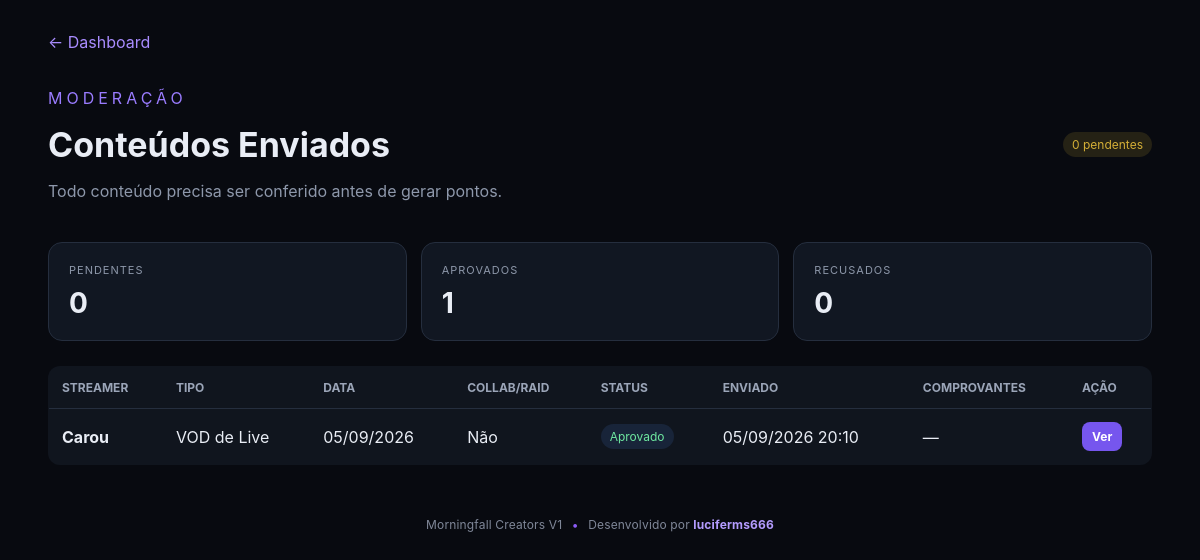
Page /admin/submissoes.php (signed in) on the committed database.
### tables this page shows
CREATE TABLE IF NOT EXISTS `content_submissions` (
  `id` bigint(20) UNSIGNED NOT NULL AUTO_INCREMENT,
  `streamer_id` int(10) UNSIGNED NOT NULL,
  `content_type` varchar(40) NOT NULL,
  `url` varchar(700) NOT NULL,
  `submission_date` date NOT NULL,
  `collab` tinyint(1) NOT NULL DEFAULT 0,
  `collab_streamer_id` int(10) UNSIGNED DEFAULT NULL,
  `status` enum('pending','approved','rejected') NOT NULL DEFAULT 'pending',
  `vod_id` bigint(20) UNSIGNED DEFAULT NULL,
  `duration_minutes` int(10) UNSIGNED DEFAULT NULL,
  `points_awarded` int(11) NOT NULL DEFAULT 0,
  `staff_notes` text DEFAULT NULL,
  `reviewed_by` int(10) UNSIGNED DEFAULT NULL,
  `reviewed_at` datetime DEFAULT NULL,
  `created_at` timestamp NULL DEFAULT current_timestamp(),
  `updated_at` timestamp NULL DEFAULT current_timestamp() ON UPDATE current_timestamp(),
  PRIMARY KEY (`id`),
  KEY `idx_submission_streamer_status` (`streamer_id`,`status`),
  KEY `idx_submission_date` (`streamer_id`,`submission_date`),
  KEY `collab_streamer_id` (`collab_streamer_id`),
  KEY `reviewed_by` (`reviewed_by`),
  KEY `vod_id` (`vod_id`)
);

CREATE TABLE IF NOT EXISTS `streamers` (
  `id` int(10) UNSIGNED NOT NULL AUTO_INCREMENT,
  `name` varchar(120) NOT NULL,
  `discord` varchar(120) DEFAULT NULL,
  `discord_id` varchar(32) DEFAULT NULL,
  `discord_avatar` varchar(700) DEFAULT NULL,
  `platform` varchar(50) DEFAULT NULL,
  `channel_url` varchar(500) DEFAULT NULL,
  `category` enum('novato','oficial','afiliado') NOT NULL DEFAULT 'novato',
  `access_code` varchar(100) NOT NULL,
  `points` int(11) NOT NULL DEFAULT 0,
  `active` tinyint(1) NOT NULL DEFAULT 1,
  `joined_at` date DEFAULT NULL,
  `notes` text DEFAULT NULL,
  `webhook_url` varchar(500) DEFAULT NULL,
  `created_at` timestamp NULL DEFAULT current_timestamp(),
  `updated_at` timestamp NULL DEFAULT current_timestamp() ON UPDATE current_timestamp(),
  PRIMARY KEY (`id`),
  UNIQUE KEY `access_code` (`access_code`),
  KEY `idx_category` (`category`),
  KEY `idx_active` (`active`)
);

### admin/submissoes.php (the view)
<?php
require_once '../config/auth.php'; require_once '../config/database.php'; require_once '../config/content_points.php';
$rows=$pdo->query("SELECT c.*,s.name streamer_name,cs.name collab_name,(SELECT COUNT(*) FROM content_submission_images ci WHERE ci.submission_id=c.id) proof_count FROM content_submissions c JOIN streamers s ON s.id=c.streamer_id LEFT JOIN streamers cs ON cs.id=c.collab_streamer_id ORDER BY c.created_at DESC")->fetchAll();
$pending=array_filter($rows,fn($r)=>$r['status']==='pending');
function ctLabel($t){return ['vod'=>'VOD de Live','link_comum'=>'Link Comum','video_humor'=>'Vídeo Humorístico','video_novidades'=>'Vídeo de Novidades'][$t]??$t;}
function stLabel($s){return ['pending'=>'Pendente','approved'=>'Aprovado','rejected'=>'Recusado'][$s]??$s;}
?>
<!doctype html><html lang="pt-BR"><head><meta charset="utf-8"><meta name="viewport" content="width=device-width,initial-scale=1"><title>Conteúdos Enviados</title><link rel="stylesheet" href="../assets/css/style.css"></head><body><main class="container"><a href="index.php">← Dashboard</a><div class="page-head"><div><p class="eyebrow">MODERAÇÃO</p><h1>Conteúdos Enviados</h1><p class="muted">Todo conteúdo precisa ser conferido antes de gerar pontos.</p></div><span class="badge pending"><?=count($pending)?> pendentes</span></div>
<div class="stats"><div class="stat"><small>PENDENTES</small><strong><?=count($pending)?></strong></div><div class="stat"><small>APROVADOS</small><strong><?=count(array_filter($rows,fn($r)=>$r['status']==='approved'))?></strong></div><div class="stat"><small>RECUSADOS</small><strong><?=count(array_filter($rows,fn($r)=>$r['status']==='rejected'))?></strong></div></div>
<table><thead><tr><th>Streamer</th><th>Tipo</th><th>Data</th><th>Collab/Raid</th><th>Status</th><th>Enviado</th><th>Comprovantes</th><th>Ação</th></tr></thead><tbody><?php foreach($rows as $r):?><tr><td><strong><?=htmlspecialchars($r['streamer_name'])?></strong></td><td><?=ctLabel($r['content_type'])?></td><td><?=date('d/m/Y',strtotime($r['submission_date']))?></td><td><?=$r['collab']?'Sim'.($r['collab_name']?' · '.htmlspecialchars($r['collab_name']):''):'Não'?></td><td><span class="status <?=htmlspecialchars($r['status'])?>"><?=stLabel($r['status'])?></span></td><td><?=date('d/m/Y H:i',strtotime($r['created_at']))?></td><td><?=((int)$r['proof_count']>0?'📸 '.(int)$r['proof_count']:'—')?></td><td><a class="btn small-btn primary" href="submissao.php?id=<?=$r['id']?>"><?= $r['status']==='pending'?'Analisar':'Ver' ?></a></td></tr><?php endforeach;?></tbody></table>
</main><footer class="site-footer">Morningfall Creators V1 <span>•</span> Desenvolvido por <a href="https://discord.com/users/207712204890439680" target="_blank" rel="noopener noreferrer">luciferms666</a></footer></body></html>

### assets/css/style.css (style rules this page uses)
* { box-sizing:border-box }
body { margin:0;background:#080a10;color:#e9edf5;font-family:Inter,Arial,sans-serif }
a { color:#a98cff;text-decoration:none }
.topbar span,.eyebrow { color:#9a7cff;letter-spacing:4px }
.container { width:min(1180px,92%);margin:32px auto }
.page-head,.profile-head { display:flex;align-items:center;justify-content:space-between;gap:20px;margin:20px 0 25px }
h1 { font-size:34px;margin:5px 0 10px }
.stats { display:grid;grid-template-columns:repeat(auto-fit,minmax(150px,1fr));gap:14px;margin:25px 0 }
.stat,.panel,.profile-head { background:#111722;border:1px solid #252e3e;border-radius:14px;padding:20px }
.stat small { display:block;color:#8d97a9;font-size:11px;letter-spacing:1px }
.stat strong { display:block;font-size:28px;margin-top:9px }
.btn { display:inline-block;border:0;border-radius:8px;padding:12px 17px;color:#fff;cursor:pointer;font-weight:700 }
.primary { background:#7656ee }
table { width:100%;border-collapse:collapse;background:#10151e;border:1px solid #252e3e;border-radius:12px;overflow:hidden }
th,td { padding:13px;border-bottom:1px solid #252e3e;text-align:left }
th { color:#9ba5b8;font-size:12px;text-transform:uppercase }
tr:last-child td { border-bottom:0 }
.badge { display:inline-block;padding:5px 9px;border-radius:20px;background:#303646;color:#fff;font-size:12px }
.muted { color:#8e98ab }
.small-btn { padding:7px 10px;font-size:12px }
.status { display:inline-block;padding:5px 9px;border-radius:999px;font-size:12px;text-transform:capitalize }
.status.pending,.badge.pending { background:rgba(212,175,55,.14);color:#d4af37 }
.status.approved { background:rgba(70,130,220,.14);color:#76a9e8 }
.site-footer { width:100%;text-align:center;padding:20px 16px 28px;color:#7f8798;font-size:12px;letter-spacing:.15px }
.site-footer span { color:#8b5cf6;margin:0 6px }
.site-footer a { color:#b49cff;text-decoration:none;font-weight:700 }
.status.approved { color:#6ee7a0 }

### rows in the picture
content_submissions: status "0", status "1", streamer.name "Carou", content_type "VOD de Live", submission_date "05/09/2026", collab "Não", status "Aprovado", created_at "05/09/2026 20:10", shows "Ver"
